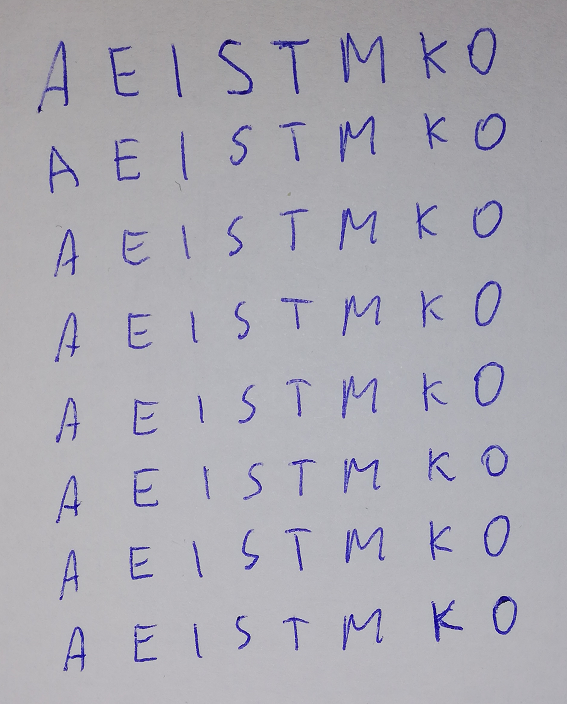
%> input picture train_data.png, 567 x 704 px
$ octave vaizdo_atpazinimas_RBFN.m   (GNU Octave 9; MATLAB toolbox functions it lacks are replaced by stand-ins)
%> lines starting %> are read from the running program, lines starting %| are printed output that depends on the picture; in (x1, y1, x2, y2) boxes, pixels count from 0 and x2, y2 are one past the last pixel; in counts of white or black regions, pixels touching at a corner belong together; the program's own positions count from 1
### pozymiai_raidems_atpazinti.m
function pozymiai = pozymiai_raidems_atpazinti(pavadinimas, pvz_eiluciu_sk)
%> called with pavadinimas = 'train_data.png', pvz_eiluciu_sk = 8
%%  pozymiai = pozymiai_raidems_atpazinti(pavadinimas, pvz_eiluciu_sk)
% Features = pozymiai_raidems_atpazinti(image_file_name, Number_of_symbols_lines)
% taikymo pavyzdys:
% pozymiai = pozymiai_raidems_atpazinti('test_data.png', 8);
% example of function use:
% Feaures = pozymiai_raidems_atpazinti('test_data.png', 8);
%%
% Vaizdo su pavyzdÃ¾iais nuskaitymas | Read image with written symbols
V = imread(pavadinimas);
%> V is the input picture: size 704x567x3 uint8; mean R, G, B 170.8, 169.7, 178.1
figure(12), imshow(V)
%% RaidÃ¾iÃ¸ iÃ°kirpimas ir sudÃ«liojimas Ã? kintamojo 'objektai' celes |
%% Perform segmentation of the symbols and write into cell variable
% RGB image is converted to grayscale
V_pustonis = rgb2gray(V);
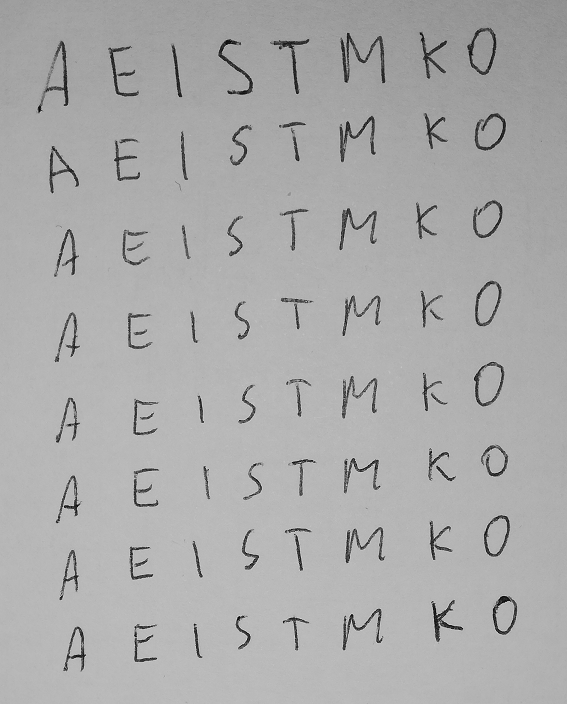
%> V_pustonis: size 704x567 uint8; min 3, max 231, mean 171
% vaizdo keitimo dvejetainiu slenkstinÃ«s reikÃ°mÃ«s paieÃ°ka
% a threshold value is calculated for binary image conversion
slenkstis = graythresh(V_pustonis);
%> slenkstis = 0.478
% pustonio vaizdo keitimas dvejetainiu
% a grayscale image is converte to binary image
V_dvejetainis = im2bw(V_pustonis,slenkstis);
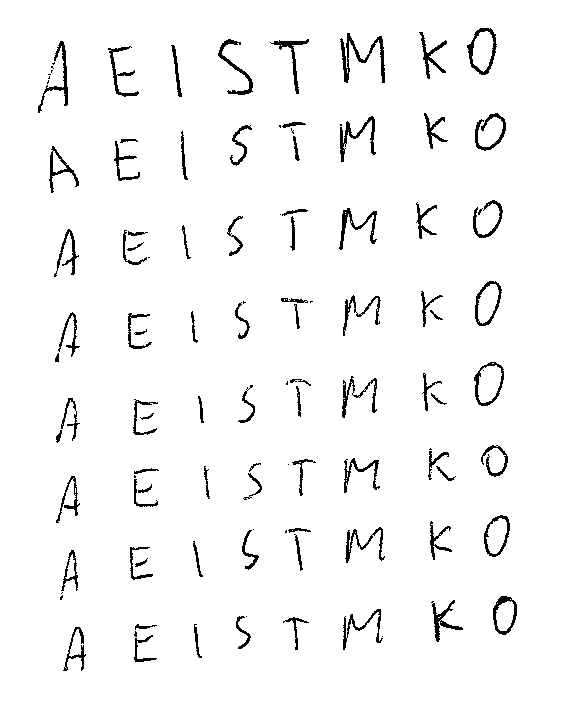
%> V_dvejetainis: size 704x567 logical; 96.3% white; black in thin lines or dots, all inside (x1, y1, x2, y2) = (38, 28, 517, 671)
% rezultato atvaizdavimas
% show the resulting image
figure(1), imshow(V_dvejetainis)
% vaizde esanÃ¨iÃ¸ objektÃ¸ kontÃ»rÃ¸ paieÃ°ka
% search for the contour of each object
V_konturais = edge(uint8(V_dvejetainis));
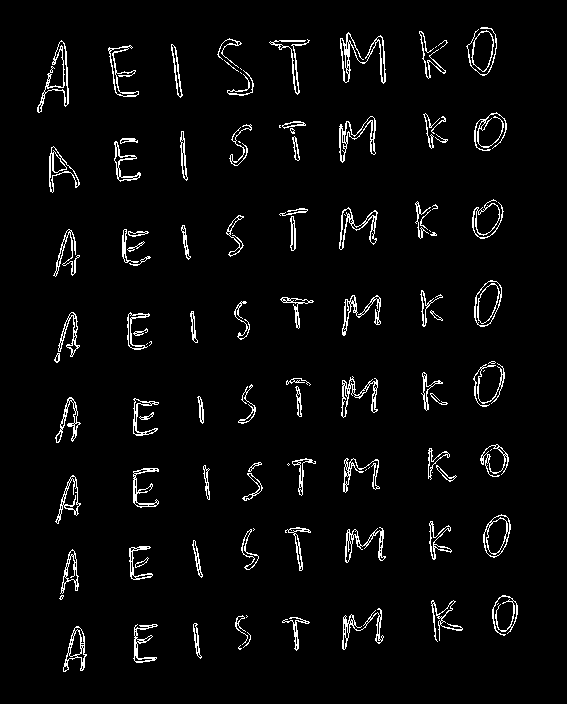
%> V_konturais: size 704x567 logical; 3.7% white in thin lines or dots, all inside (x1, y1, x2, y2) = (37, 27, 518, 672)
% rezultato atvaizdavimas
% show the resulting image
figure(2),imshow(V_konturais)
% objektÃ¸ kontÃ»rÃ¸ uÃ¾pildymas
% fill the contours
se = strel('square',7); % struktÃ»rinis elementas uÃ¾pildymui
V_uzpildyti = imdilate(V_konturais, se);
%> V_uzpildyti: size 704x567 logical; 15.9% white; 64 white regions, largest, box (x1, y1, x2, y2) and area: (337, 29, 389, 87) 1937, (34, 37, 72, 116) 1655, (336, 113, 379, 166) 1466
% rezultato atvaizdavimas
% show the result
figure(3),imshow(V_uzpildyti)
% tuÃ°tumÃ¸ objetÃ¸ viduje uÃ¾pildymas
% fill the holes
V_vientisi= imfill(V_uzpildyti,'holes');
%> V_vientisi: size 704x567 logical; 16.3% white; 64 white regions
% rezultato atvaizdavimas
% show the result
figure(4),imshow(V_vientisi)
% vientisÃ¸ objektÃ¸ dvejetainiame vaizde numeravimas
% set labels to binary image objects
[O_suzymeti Skaicius] = bwlabel(V_vientisi);
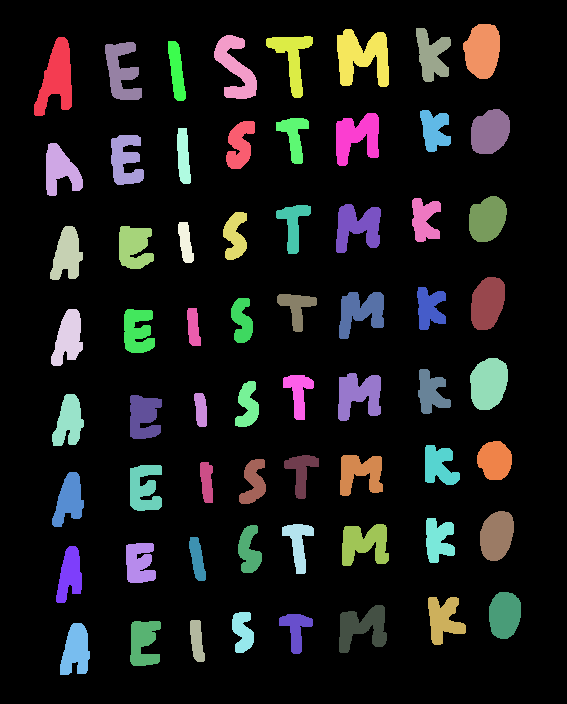
%> O_suzymeti: size 704x567 double; 65 distinct labels, from 0 to 64; one colour per label, 0 black
%> Skaicius = 64
% apskaiÃ¨iuojami objektÃ¸ dvejetainiame vaizde poÃ¾ymiai
% calculate features for each symbol
O_pozymiai = regionprops(O_suzymeti);
%> O_pozymiai = 64 regions; largest, box (x1, y1, x2, y2), Area and Centroid: (337, 29, 389, 87) 1937 [362.9 57.1], (34, 37, 72, 116) 1715 [57.1 78.9], (463, 24, 500, 79) 1594 [483.1 51.2], (470, 358, 508, 410) 1573 [489.2 384.1], (336, 113, 379, 166) 1466 [357.5 137.4]
% nuskaitomos poÃ¾ymiÃ¸ - objektÃ¸ ribÃ¸ koordinaÃ¨iÃ¸ - reikÃ°mÃ«s
% find/read the bounding box of the symbol
O_ribos = [O_pozymiai.BoundingBox];
%> O_ribos = 256 values, max 623.5 at index 30, min 13 at index 91, mean 168.3
% kadangi ribÃ  nusako 4 koordinatÃ«s, pergrupuojame reikÃ°mes
% change the sequence of values, describing the bounding box
O_ribos = reshape(O_ribos,[4 Skaicius]); % Skaicius - objektÃ¸ skaiÃ¨ius
%> O_ribos = 64 columns, first 8: [34.5 46.5 50.5 51.5 52.5 52.5 56.5 60.5; 37.5 143.5 226.5 309.5 394.5 472.5 546.5 623.5; 38 37 33 32 32 32 26 30; 79 53 54 57 52 55 57 52]
% nuskaitomos poÃ¾ymiÃ¸ - objektÃ¸ masÃ«s centro koordinaÃ¨iÃ¸ - reikÃ°mÃ«s
% reag the mass center coordinate
O_centras = [O_pozymiai.Centroid];
%> O_centras = 128 values, max 651.2 at index 16, min 51.22 at index 114, mean 316
% kadangi centrÃ  nusako 2 koordinatÃ«s, pergrupuojame reikÃ°mes
% group center coordinate values
O_centras = reshape(O_centras,[2 Skaicius]);
%> O_centras = 64 columns, first 8: [57.14 61.01 67.78 68.76 69.38 69.66 70.41 76.46; 78.93 170.7 255.4 338.8 422.3 500.7 575.5 651.2]
O_centras = O_centras';
%> O_centras = 64 rows, first 12: [57.14 78.93; 61.01 170.7; 67.78 255.4; 68.76 338.8; 69.38 422.3; 69.66 500.7; 70.41 575.5; 76.46 651.2; 122.3 72.12; 126.2 160.4; 134.9 247.5; 138.4 331.8]
% pridedamas kiekvienam objektui vaize numeris (treÃ¨ias stulpelis Ã°alia koordinaÃ¨iÃ¸)
% set the label/number for each object in the image
O_centras(:,3) = 1:Skaicius;
% surÃ»Ã°iojami objektai pagal x koordinatÃ¦ - stulpelÃ?
% arrange objects according to the column number
O_centras = sortrows(O_centras,2);
%> O_centras = 64 rows, first 12: [483.1 51.22 57; 432.5 56.02 50; 362.9 57.11 43; 292.6 58.61 33; 236.2 68.71 25; 177.3 71.63 17; 122.3 72.12 9; 57.14 78.93 1; 435.1 130.7 53; 490.6 132.4 60; 294.6 136.8 34; 357.5 137.4 41]
% rÃ»Ã°iojama atsiÃ¾velgiant Ã? pavyzdÃ¾iÃ¸ eiluÃ¨iÃ¸ ir raidÃ¾iÃ¸ skaiÃ¨iÃ¸
% sort accordign to the number of rows and number of symbols in the row
raidziu_sk = Skaicius/pvz_eiluciu_sk;
%> raidziu_sk = 8
for k = 1:pvz_eiluciu_sk
    O_centras((k-1)*raidziu_sk+1:k*raidziu_sk,:) = ...
        sortrows(O_centras((k-1)*raidziu_sk+1:k*raidziu_sk,:),3);
end
%> after the loop, O_centras = 64 rows, first 12: [57.14 78.93 1; 122.3 72.12 9; 177.3 71.63 17; 236.2 68.71 25; 292.6 58.61 33; 362.9 57.11 43; 432.5 56.02 50; 483.1 51.22 57; 61.01 170.7 2; 126.2 160.4 10; 184.1 156.9 18; 240.5 145.5 27]
% iÃ° dvejetainio vaizdo pagal objektÃ¸ ribas iÃ°kerpami vaizdo fragmentai
% cut the symbol from initial image according to the bounding box estimated in binary image
for k = 1:Skaicius
    objektai{k} = imcrop(V_dvejetainis,O_ribos(:,O_centras(k,3)));
end
%> this loop made 64 passes
%> after the loop, objektai = 64 items
% vieno iÃ° vaizdo fragmentÃ¸ atvaizdavimas
% show one of the symbol's image
figure(5),
for k = 1:Skaicius
   subplot(pvz_eiluciu_sk,raidziu_sk,k), imshow(objektai{k})
end
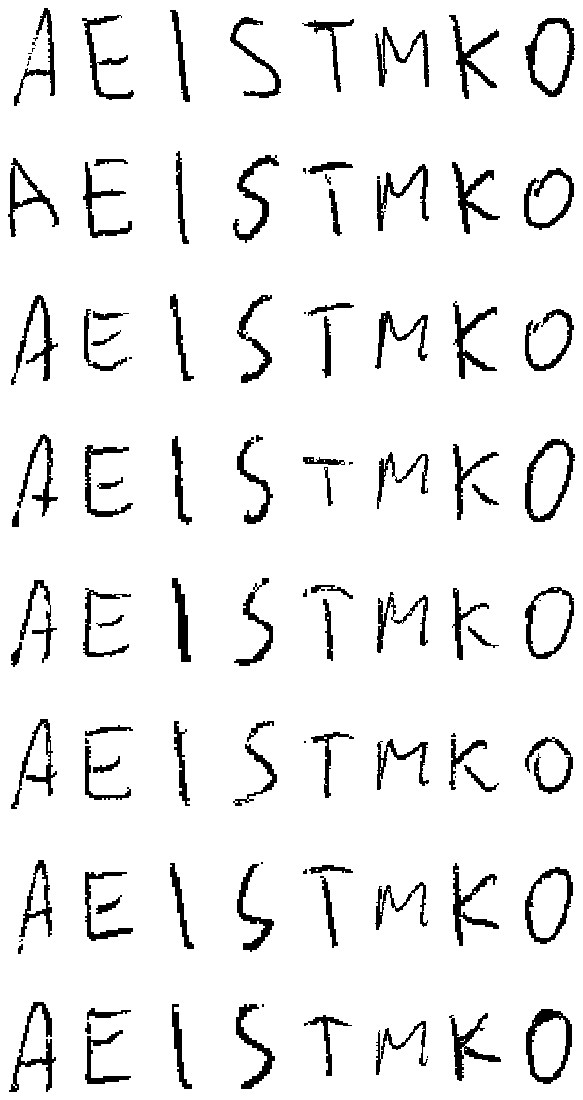
%> figure redrawn from the program's plot data, 64 panels
% vaizdo fragmentai apkerpami, panaikinant fonÃ  iÃ° kraÃ°tÃ¸ (pagal staÃ¨iakampÃ?)
% image segments are cutt off
for k = 1:Skaicius % Skaicius = 88, jei yra 88 raidÃ«s
    V_fragmentas = objektai{k};
    % nustatomas kiekvieno vaizdo fragmento dydis
    % estimate the size of each segment
    [aukstis, plotis] = size(V_fragmentas);

    % 1. BaltÃ¸ stulpeliÃ¸ naikinimas
    % eliminate white spaces
    % apskaiÃ¨iuokime kiekvieno stulpelio sumÃ
    stulpeliu_sumos = sum(V_fragmentas,1);
    % naikiname tuos stulpelius, kur suma lygi aukÃ°Ã¨iui
    V_fragmentas(:,stulpeliu_sumos == aukstis) = [];
    % perskaiÃ¨iuojamas objekto dydis
    [aukstis, plotis] = size(V_fragmentas);
    % 2. BaltÃ¸ eiluÃ¨iÃ¸ naikinimas
    % apskaiÃ¨iuokime kiekvienos seilutÃ«s sumÃ
    eiluciu_sumos = sum(V_fragmentas,2);
    % naikiname tas eilutes, kur suma lygi ploÃ¨iui
    V_fragmentas(eiluciu_sumos == plotis,:) = [];
    objektai{k}=V_fragmentas;% Ã?raÃ°ome vietoje neapkarpyto
end
%> this loop made 64 passes
%> stulpeliu_sumos on passes 11, 27, 35, 43, 59: [57 57 57 57 43 21 18 32 44 53 55 57 57 57 57], [39 39 39 39 33 19 13 24 36 36 37 39 39 39 39], [35 35 35 35 32 27 14 13 20 33 35 35 35 35], [42 42 42 42 33 29 19 24 32 40 42 42 42 42], [43 43 43 43 34 27 19 22 33 39 41 41 43 43 43 43]
% vieno iÃ° vaizdo fragmentÃ¸ atvaizdavimas
% show the segment
figure(6),
for k = 1:Skaicius
   subplot(pvz_eiluciu_sk,raidziu_sk,k), imshow(objektai{k})
end
%%
%% Suvienodiname vaizdo fragmentÃ¸ dydÃ¾ius iki 70x50
%% Make all segments of the same size 70x50
for k=1:Skaicius
    V_fragmentas=objektai{k};
    V_fragmentas_7050=imresize(V_fragmentas,[70,50]);
    % padalinkime vaizdo fragmentÃ  Ã? 10x10 dydÃ¾io dalis
    % divide each image into 10x10 size segments
    for m=1:7
        for n=1:5
            % apskaiÃ¨iuokime kiekvienos dalies vidutinÃ? Ã°viesumÃ
            % calculate an average intensity for each 10x10 segment
            Vid_sviesumas_eilutese=sum(V_fragmentas_7050((m*10-9:m*10),(n*10-9:n*10)));
            Vid_sviesumas((m-1)*5+n)=sum(Vid_sviesumas_eilutese);
        end
    end
    % 10x10 dydÃ¾io dalyje maksimali Ã°viesumo galima reikÃ°mÃ« yra 100
    % normuokime Ã°viesumo reikÃ°mes intervale [0, 1]
    % perform normalization
    Vid_sviesumas = ((100-Vid_sviesumas)/100);
    % rezultatÃ  (poÃ¾mius) neuronÃ¸ tinklui patogiau pateikti stulpeliu
    % transform features into column-vector
    Vid_sviesumas = Vid_sviesumas(:);
    % iÃ°saugome apskaiÃ¨iuotus poÃ¾ymius Ã? bendrÃ  kintamÃ jÃ?
    % save all fratures into single variable
    pozymiai{k} = Vid_sviesumas;
end
%> after the loop, Vid_sviesumas = 35 values, max 0.97 at index 3, min 0 at index 13, mean 0.323; pozymiai = 64 items

### vaizdo_atpazinimas_RBFN.m
close all
clear all
clc

%% read the image with hand-written characters
pavadinimas = 'train_data.png';
pozymiai_tinklo_mokymui = pozymiai_raidems_atpazinti(pavadinimas, 8);
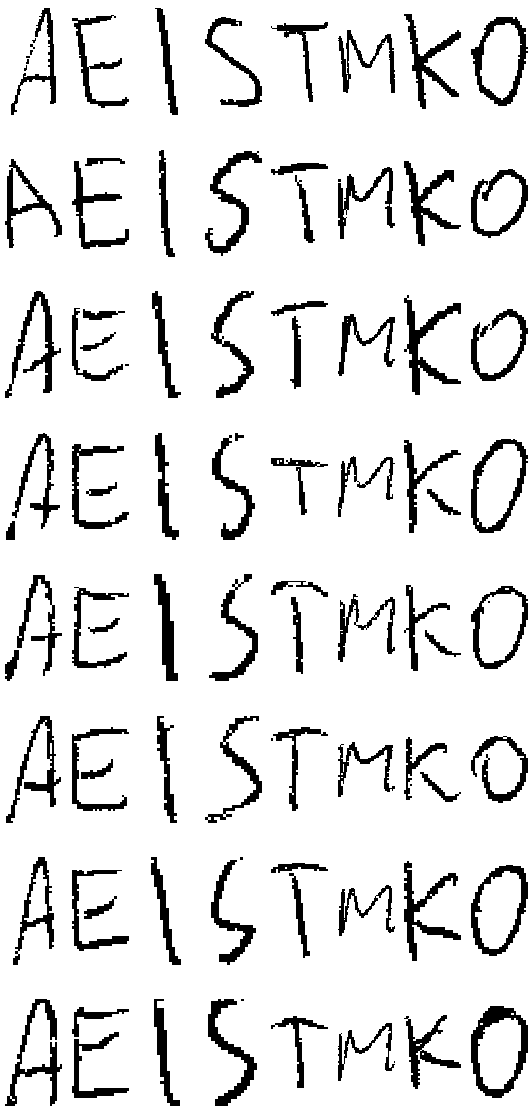
%> figure redrawn from the program's plot data, 64 panels
%> pozymiai_tinklo_mokymui = 64 items

%% Development of character recognizer
P = cell2mat(pozymiai_tinklo_mokymui);
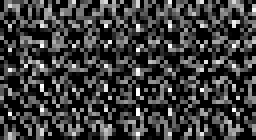
%> P: size 35x64 double (shown 4 times larger); min 0, max 1, mean 0.239
T = [eye(8), eye(8), eye(8), eye(8), eye(8), eye(8), eye(8), eye(8)];
%> (the run ends here)
